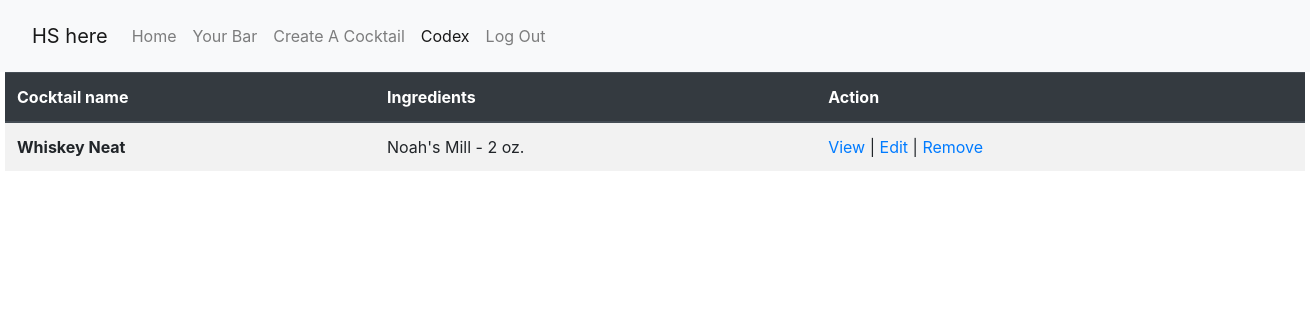
/codex (signed in), run on an earlier commit of the app's database.
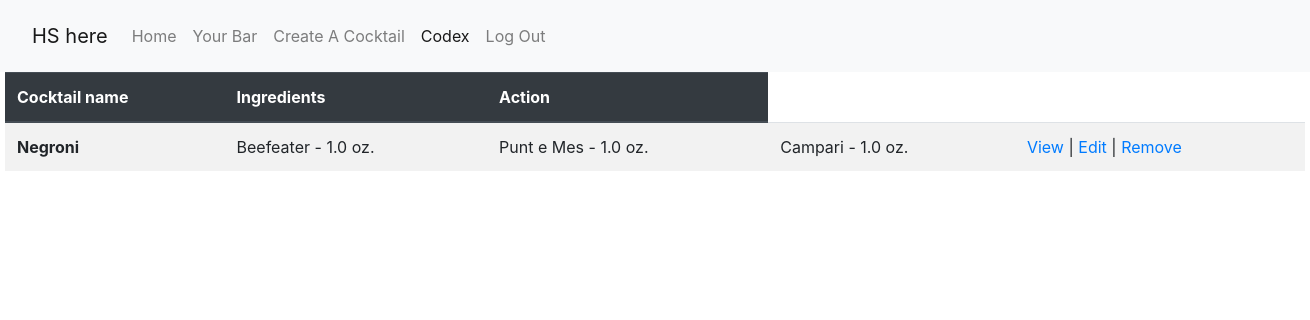
And on a later commit of the database.
### spirit_app/models.py (models this page shows)
class Cocktail(models.Model):
    name = models.CharField(max_length=255)
    desc = models.TextField()
    created_on = models.DateTimeField(auto_now_add=True)
    updated_on = models.DateTimeField(auto_now=True)
    objects = CocktailManager()

class Drink_Ingredient(models.Model):
    liquor = models.ForeignKey(Alcohol, related_name='ingredient', on_delete=models.CASCADE, null = True, blank = True)
    quantity = models.FloatField(null = True, blank = True)
    cocktail = models.ForeignKey(Cocktail, related_name="ingredients", on_delete=models.CASCADE)
    created_on = models.DateTimeField(auto_now_add=True)
    updated_on = models.DateTimeField(auto_now=True)

class Alcohol(models.Model):
    brand = models.CharField(max_length=255)
    alcohol_type = models.CharField(max_length=255)
    cost = models.FloatField()
    ppo = models.FloatField()
    created_on = models.DateTimeField(auto_now_add=True)
    updated_on = models.DateTimeField(auto_now=True)
    objects = AlcoholManager()

### spirit_app/views.py (the view)
# urls.py: path('codex', views.codex),
def codex(request):
    if 'user' not in request.session:
        return redirect('/')
    context={
        "cocktails" : Cocktail.objects.all()
    }
    return render(request, 'codex.html', context)

### spirit_app/templates/codex.html (shortened to what this page needs)
<!DOCTYPE html>
<html lang="en">
<head>
    <link rel="stylesheet" href="https://stackpath.bootstrapcdn.com/bootstrap/4.5.0/css/bootstrap.min.css">
</head>
<body>
    <nav class="navbar navbar-expand-lg navbar-light bg-light">
        <div class="navbar navbar-expand-lg navbar-light bg-light">
            <a class="navbar-brand" href="/home">HS here</a>
            <div class="collapse navbar-collapse" id="navbarSupportedContent">
                <ul class="navbar-nav mr-auto">
                    <li class="nav-item">
                        <a class="nav-link" href="/home">Home</a>
                    </li>
                    <li class="nav-item">
                        <a class="nav-link" href="/your_bar">Your Bar</a>
                    </li>
                    <li class="nav-item">
                        <a class="nav-link" href="/create_cocktail">Create A Cocktail</a>
                    </li>
                    <li class="nav-item active">
                        <a class="nav-link" href="/codex">Codex <span class="sr-only">(current)</span></a>
                    </li>
                    <li class="nav-item">
                        <a class="nav-link" href="/log_out">Log Out</a>
                    </li>
                </ul>
            </div>
        </div>
    </nav>
    <table class="table table-striped mx-auto" style="width: 1300px;">
        <thead class="thead-dark">
            <tr>
                <th>Cocktail name</th>
                <th>Ingredients</th>
                <th>Action</th>
            </tr>
        </thead>
        <tbody>
        {% for cocktail in cocktails %}
            <tr>
                <th scope="row">{{cocktail.name}}</th>
                {% for ingredient in cocktail.ingredients.all %}
                    <td>{{ingredient.liquor.brand}} - {{ingredient.quantity}} oz.</td>
                {% endfor %}
                <td><a href="/view_cocktail/{{cocktail.id}}">View </a>|<a href="/edit_cocktail/{{cocktail.id}}"> Edit </a>|<a href="/remove_cocktail/{{cocktail.id}}"> Remove</a></td>
            </tr>
        {% endfor %}
        </tbody>
    </table>
</body>
</html>

What changed in the data, as far as the page shows it:
removed Cocktail: name "Whiskey Neat"
removed Drink_Ingredient: liquor.brand "Noah's Mill", quantity "2", shown under "Whiskey Neat"
added Cocktail: name "Negroni"
added Drink_Ingredient: liquor.brand "Beefeater", quantity "1.0", shown under "Negroni"
added Drink_Ingredient: liquor.brand "Punt e Mes", quantity "1.0", shown under "Negroni"
added Drink_Ingredient: liquor.brand "Campari", quantity "1.0", shown under "Negroni"
